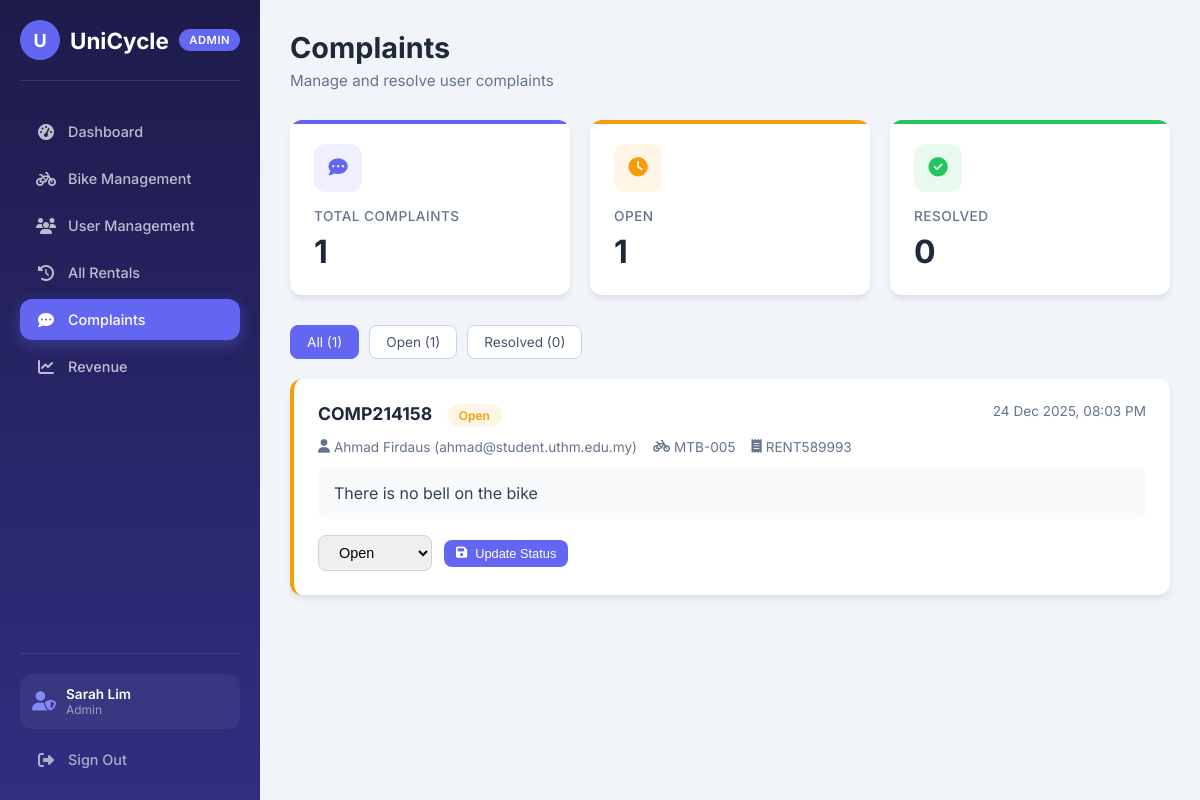
Screenshot of /admin/complaints.php (signed in) with the database file from the repository.
### tables this page shows
CREATE TABLE `complaints` (
    `complaint_id` INT(11) NOT NULL AUTO_INCREMENT,
    `complaint_code` VARCHAR(30) NOT NULL,
    `student_id` INT(11) NOT NULL,
    `rental_id` INT(11) DEFAULT NULL,
    `message` TEXT NOT NULL,
    `status` ENUM('open', 'resolved') NOT NULL DEFAULT 'open',
    `created_at` TIMESTAMP NOT NULL DEFAULT CURRENT_TIMESTAMP,
    PRIMARY KEY (`complaint_id`),
    UNIQUE KEY `complaint_code` (`complaint_code`),
    KEY `fk_complaint_student` (`student_id`),
    KEY `fk_complaint_rental` (`rental_id`)
);

CREATE TABLE `students` (
    `student_id` INT(11) NOT NULL AUTO_INCREMENT,
    `name` VARCHAR(100) NOT NULL,
    `email` VARCHAR(100) NOT NULL,
    `password` VARCHAR(255) NOT NULL,
    `google_id` VARCHAR(100) DEFAULT NULL,
    `role` ENUM('user', 'admin', 'superadmin') NOT NULL DEFAULT 'user',
    `phone` VARCHAR(20) DEFAULT NULL,
    `profile_pic` VARCHAR(255) DEFAULT NULL,
    `created_at` TIMESTAMP NOT NULL DEFAULT CURRENT_TIMESTAMP,
    PRIMARY KEY (`student_id`),
    UNIQUE KEY `email` (`email`),
    UNIQUE KEY `google_id` (`google_id`)
);

CREATE TABLE `bikes` (
    `bike_id` INT(11) NOT NULL AUTO_INCREMENT,
    `bike_code` VARCHAR(30) NOT NULL,
    `bike_name` VARCHAR(80) NOT NULL,
    `bike_type` ENUM('mountain', 'city', 'other') NOT NULL DEFAULT 'other',
    `status` ENUM('available', 'rented', 'maintenance', 'pending') NOT NULL DEFAULT 'available',
    `location` VARCHAR(100) NOT NULL DEFAULT 'Main Bike Area',
    `last_maintained_date` DATE DEFAULT NULL,
    `created_at` TIMESTAMP NOT NULL DEFAULT CURRENT_TIMESTAMP,
    PRIMARY KEY (`bike_id`),
    UNIQUE KEY `bike_code` (`bike_code`)
);

CREATE TABLE `rentals` (
    `rental_id` INT(11) NOT NULL AUTO_INCREMENT,
    `rental_code` VARCHAR(30) NOT NULL,
    `student_id` INT(11) NOT NULL,
    `bike_id` INT(11) NOT NULL,
    `start_time` DATETIME NOT NULL,
    `expected_return_time` DATETIME NOT NULL,
    `return_time` DATETIME DEFAULT NULL,
    `status` ENUM('active', 'completed', 'late') NOT NULL DEFAULT 'active',
    `hourly_rate` DECIMAL(6,2) NOT NULL DEFAULT 3.00,
    `planned_hours` INT(11) NOT NULL DEFAULT 1,
    `return_condition` ENUM('good', 'minor_issue', 'needs_repair') DEFAULT NULL,
    `return_feedback` TEXT DEFAULT NULL,
    `created_at` TIMESTAMP NOT NULL DEFAULT CURRENT_TIMESTAMP,
    PRIMARY KEY (`rental_id`),
    UNIQUE KEY `rental_code` (`rental_code`),
    KEY `fk_rental_student` (`student_id`),
    KEY `fk_rental_bike` (`bike_id`)
);

### admin/complaints.php (the view, shortened to what this page needs)
<?php
require_once 'includes/auth_check.php';
$filter = $_GET['filter'] ?? 'all';
$where = '';
$complaints = $pdo->query("
    SELECT c.*, s.name as student_name, s.email,
           r.rental_code, b.bike_code
    FROM complaints c
    JOIN students s ON c.student_id = s.student_id
    LEFT JOIN rentals r ON c.rental_id = r.rental_id
    LEFT JOIN bikes b ON r.bike_id = b.bike_id
    $where
    ORDER BY c.created_at DESC
")->fetchAll();
$counts = [
    'all' => $pdo->query("SELECT COUNT(*) FROM complaints")->fetchColumn(),
    'open' => $pdo->query("SELECT COUNT(*) FROM complaints WHERE status = 'open'")->fetchColumn(),
    'resolved' => $pdo->query("SELECT COUNT(*) FROM complaints WHERE status = 'resolved'")->fetchColumn(),
];
?>
<!DOCTYPE html>
<html lang="en">
<head>
    <link rel="stylesheet" href="admin.css">
    <link rel="stylesheet" href="https://cdnjs.cloudflare.com/ajax/libs/font-awesome/6.5.0/css/all.min.css">
</head>
<body>
    <?php include 'includes/sidebar.php'; ?>
    <main class="admin-main">
        <div class="page-header">
            <h1>Complaints</h1>
            <p>Manage and resolve user complaints</p>
        </div>
        <div class="stats-grid">
            <div class="stat-card">
                <div class="icon"><i class="fas fa-comment-dots"></i></div>
                <h3>Total Complaints</h3>
                <div class="value"><?= $counts['all'] ?></div>
            </div>
            <div class="stat-card warning">
                <div class="icon"><i class="fas fa-clock"></i></div>
                <h3>Open</h3>
                <div class="value"><?= $counts['open'] ?></div>
            </div>
            <div class="stat-card success">
                <div class="icon"><i class="fas fa-check-circle"></i></div>
                <h3>Resolved</h3>
                <div class="value"><?= $counts['resolved'] ?></div>
            </div>
        </div>
        <div class="filters-bar">
            <a href="?filter=all" class="filter-btn <?= $filter === 'all' ? 'active' : '' ?>">All
                (<?= $counts['all'] ?>)</a>
            <a href="?filter=open" class="filter-btn <?= $filter === 'open' ? 'active' : '' ?>">Open
                (<?= $counts['open'] ?>)</a>
            <a href="?filter=resolved" class="filter-btn <?= $filter === 'resolved' ? 'active' : '' ?>">Resolved
                (<?= $counts['resolved'] ?>)</a>
        </div>
        <?php foreach ($complaints as $complaint): ?>
            <div class="complaint-card <?= $complaint['status'] ?>">
                <div class="complaint-header">
                    <div>
                        <strong style="font-size: 1.1rem;"><?= htmlspecialchars($complaint['complaint_code']) ?></strong>
                        <span class="badge <?= $complaint['status'] ?>"
                            style="margin-left: 10px;"><?= ucfirst($complaint['status']) ?></span>
                    </div>
                    <span style="color: var(--gray-500); font-size: 0.85rem;">
                        <?= date('d M Y, h:i A', strtotime($complaint['created_at'])) ?>
                    </span>
                </div>
                <div class="complaint-meta">
                    <span><i class="fas fa-user"></i> <?= htmlspecialchars($complaint['student_name']) ?>
                        (<?= htmlspecialchars($complaint['email']) ?>)</span>
                    <?php if ($complaint['bike_code']): ?>
                        <span><i class="fas fa-bicycle"></i> <?= htmlspecialchars($complaint['bike_code']) ?></span>
                    <?php endif; ?>
                    <?php if ($complaint['rental_code']): ?>
                        <span><i class="fas fa-receipt"></i> <?= htmlspecialchars($complaint['rental_code']) ?></span>
                    <?php endif; ?>
                </div>
                <div class="complaint-message">
                    <?= nl2br(htmlspecialchars($complaint['message'])) ?>
                </div>
                <form method="POST" class="complaint-actions">
                    <select name="status" class="form-control" style="width: auto; padding: 8px 16px;">
                        <option value="open" <?= $complaint['status'] === 'open' ? 'selected' : '' ?>>Open</option>
                    </select>
                    <button type="submit" name="update_status" class="btn btn-primary btn-sm">
                        <i class="fas fa-save"></i> Update Status
                    </button>
                </form>
            </div>
        <?php endforeach; ?>
    </main>
</body>
</html>

### admin/admin.css (style rules this page uses)
:root { --primary: #6366f1; --primary-dark: #4f46e5; --primary-light: #818cf8; --secondary: #0ea5e9; --success: #22c55e; --warning: #f59e0b; --danger: #ef4444; --dark: #1e1b4b; --gray-50: #f8fafc; --gray-100: #f1f5f9; --gray-200: #e2e8f0; --gray-300: #cbd5e1; --gray-400: #94a3b8; --gray-500: #64748b; --gray-600: #475569; --gray-700: #334155; --gray-800: #1e293b; --gray-900: #0f172a; --sidebar-width: 260px; --header-height: 70px; --border-radius: 12px; --shadow-sm: 0 1px 2px 0 rgb(0 0 0 / 0.05); --shadow: 0 4px 6px -1px rgb(0 0 0 / 0.1); --shadow-lg: 0 10px 25px -3px rgb(0 0 0 / 0.1); }
* { margin: 0; padding: 0; box-sizing: border-box; }
body { font-family: 'Inter', -apple-system, BlinkMacSystemFont, 'Segoe UI', Roboto, sans-serif; background: var(--gray-100); color: var(--gray-800); min-height: 100vh; display: flex; }
.admin-main { margin-left: var(--sidebar-width); flex: 1; padding: 30px; min-height: 100vh; }
.page-header { margin-bottom: 30px; }
.page-header h1 { font-size: 1.8rem; font-weight: 700; color: var(--gray-800); margin-bottom: 6px; }
.page-header p { color: var(--gray-500); font-size: 0.95rem; }
.stats-grid { display: grid; grid-template-columns: repeat(auto-fit, minmax(240px, 1fr)); gap: 20px; margin-bottom: 30px; }
.stat-card { background: white; border-radius: var(--border-radius); padding: 24px; box-shadow: var(--shadow); position: relative; overflow: hidden; transition: transform 0.2s ease, box-shadow 0.2s ease; }
.stat-card::before { content: ''; position: absolute; top: 0; left: 0; right: 0; height: 4px; background: var(--primary); }
.stat-card.success::before { background: var(--success); }
.stat-card.warning::before { background: var(--warning); }
.stat-card .icon { width: 48px; height: 48px; border-radius: 12px; display: flex; align-items: center; justify-content: center; font-size: 1.2rem; margin-bottom: 16px; background: rgba(99, 102, 241, 0.1); color: var(--primary); }
.stat-card.success .icon { background: rgba(34, 197, 94, 0.1); color: var(--success); }
.stat-card.warning .icon { background: rgba(245, 158, 11, 0.1); color: var(--warning); }
.stat-card h3 { font-size: 0.85rem; font-weight: 500; color: var(--gray-500); margin-bottom: 8px; text-transform: uppercase; letter-spacing: 0.5px; }
.stat-card .value { font-size: 2rem; font-weight: 700; color: var(--gray-800); }
.badge { display: inline-flex; align-items: center; padding: 4px 12px; border-radius: 20px; font-size: 0.75rem; font-weight: 600; }
.badge.maintenance, .badge.pending, .badge.open { background: rgba(245, 158, 11, 0.1); color: var(--warning); }
.btn { display: inline-flex; align-items: center; gap: 8px; padding: 10px 18px; border: none; border-radius: 8px; font-size: 0.9rem; font-weight: 500; cursor: pointer; transition: all 0.2s ease; text-decoration: none; }
.btn-primary { background: var(--primary); color: white; }
.btn-sm { padding: 6px 12px; font-size: 0.8rem; }
.form-control { width: 100%; padding: 12px 16px; border: 1px solid var(--gray-300); border-radius: 8px; font-size: 0.9rem; transition: border-color 0.2s ease, box-shadow 0.2s ease; }
select.form-control { cursor: pointer; }
.filters-bar { display: flex; gap: 10px; margin-bottom: 20px; flex-wrap: wrap; }
.filter-btn { padding: 8px 16px; border: 1px solid var(--gray-300); background: white; border-radius: 8px; font-size: 0.85rem; color: var(--gray-600); cursor: pointer; transition: all 0.2s ease; text-decoration: none; }
.filter-btn.active { background: var(--primary); border-color: var(--primary); color: white; }

### admin/complaints.php (style rules this page uses)
.complaint-card { background: white; border-radius: var(--border-radius); padding: 24px; margin-bottom: 16px; box-shadow: var(--shadow); border-left: 4px solid var(--warning); }
.complaint-header { display: flex; justify-content: space-between; align-items: flex-start; margin-bottom: 12px; }
.complaint-meta { display: flex; gap: 16px; color: var(--gray-500); font-size: 0.85rem; margin-bottom: 12px; }
.complaint-meta span { display: flex; align-items: center; gap: 4px; }
.complaint-message { background: var(--gray-50); padding: 16px; border-radius: 8px; color: var(--gray-700); margin-bottom: 16px; }
.complaint-actions { display: flex; gap: 12px; align-items: center; }

### rows the page displays
complaints: complaint_code "COMP214158", status "Open", created_at "24 Dec 2025, 08:03 PM", student.name "Ahmad Firdaus", student.email "ahmad@student.uthm.edu.my", bikes.bike_code "MTB-005", rental.rental_code "RENT589993", message "There is no bell on the bike"

### other values shown
$adminName "Sarah Lim"
$adminRole "Admin"
$counts['all'] "1"
$counts['open'] "1"
$counts['resolved'] "0"
